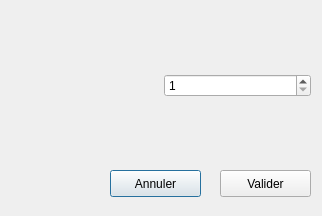
<?xml version="1.0" encoding="UTF-8"?>
<ui version="4.0">
 <class>vente</class>
 <widget class="QDialog" name="vente">
  <property name="geometry">
   <rect>
    <x>0</x>
    <y>0</y>
    <width>322</width>
    <height>216</height>
   </rect>
  </property>
  <property name="windowTitle">
   <string>Vente d'un article</string>
  </property>
  <widget class="QPushButton" name="annuler">
   <property name="geometry">
    <rect>
     <x>110</x>
     <y>170</y>
     <width>91</width>
     <height>27</height>
    </rect>
   </property>
   <property name="text">
    <string>Annuler</string>
   </property>
  </widget>
  <widget class="QPushButton" name="valider">
   <property name="geometry">
    <rect>
     <x>220</x>
     <y>170</y>
     <width>91</width>
     <height>27</height>
    </rect>
   </property>
   <property name="text">
    <string>Valider</string>
   </property>
  </widget>
  <widget class="QWidget" name="layoutWidget">
   <property name="geometry">
    <rect>
     <x>10</x>
     <y>20</y>
     <width>301</width>
     <height>131</height>
    </rect>
   </property>
   <layout class="QVBoxLayout" name="verticalLayout">
    <item>
     <widget class="QLabel" name="label">
      <property name="text">
       <string/>
      </property>
     </widget>
    </item>
    <item>
     <layout class="QHBoxLayout" name="horizontalLayout">
      <item>
       <widget class="QLabel" name="label_2">
        <property name="text">
         <string/>
        </property>
       </widget>
      </item>
      <item>
       <widget class="QSpinBox" name="spinBox">
        <property name="minimum">
         <number>1</number>
        </property>
       </widget>
      </item>
     </layout>
    </item>
    <item>
     <widget class="QLabel" name="label_3">
      <property name="text">
       <string/>
      </property>
     </widget>
    </item>
   </layout>
  </widget>
 </widget>
 <resources/>
 <connections/>
</ui>
